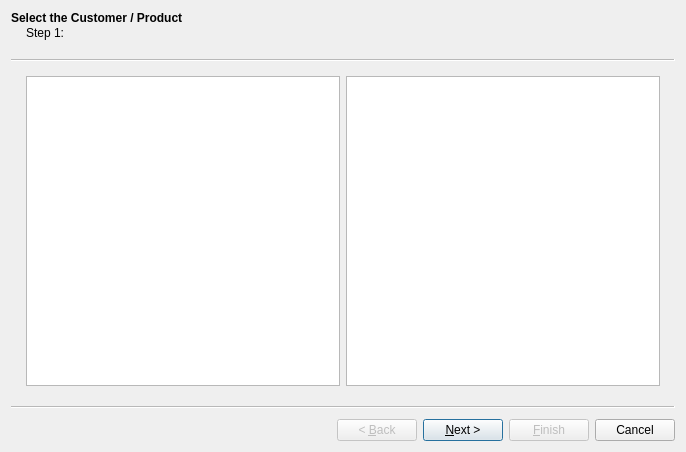
<?xml version="1.0" encoding="UTF-8"?>
<ui version="4.0">
 <class>NewArtworkWizard</class>
 <widget class="QWizard" name="NewArtworkWizard">
  <property name="geometry">
   <rect>
    <x>0</x>
    <y>0</y>
    <width>686</width>
    <height>452</height>
   </rect>
  </property>
  <property name="windowTitle">
   <string>New Artwork</string>
  </property>
  <property name="options">
   <set>QWizard::HaveFinishButtonOnEarlyPages</set>
  </property>
  <widget class="QWizardPage" name="wizardPage">
   <property name="title">
    <string>Select the Customer / Product</string>
   </property>
   <property name="subTitle">
    <string>Step 1:</string>
   </property>
   <layout class="QHBoxLayout" name="horizontalLayout">
    <item>
     <widget class="QSplitter" name="splitter">
      <property name="sizePolicy">
       <sizepolicy hsizetype="Expanding" vsizetype="Expanding">
        <horstretch>0</horstretch>
        <verstretch>1</verstretch>
       </sizepolicy>
      </property>
      <property name="orientation">
       <enum>Qt::Horizontal</enum>
      </property>
      <widget class="CustomQueryView" name="lstCustomers"/>
     </widget>
    </item>
    <item>
     <widget class="CustomQueryView" name="lstProducts"/>
    </item>
   </layout>
  </widget>
  <widget class="QWizardPage" name="wizardPage_2">
   <property name="title">
    <string>Artwork Details</string>
   </property>
   <property name="subTitle">
    <string>Enter the artwork dimensions and other details:</string>
   </property>
   <layout class="QGridLayout" name="gridLayout_3">
    <item row="4" column="0">
     <spacer name="verticalSpacer">
      <property name="orientation">
       <enum>Qt::Vertical</enum>
      </property>
      <property name="sizeHint" stdset="0">
       <size>
        <width>20</width>
        <height>114</height>
       </size>
      </property>
     </spacer>
    </item>
    <item row="1" column="0">
     <widget class="QGroupBox" name="groupBox">
      <property name="title">
       <string>Film Dimensions (Calculated)</string>
      </property>
      <layout class="QGridLayout" name="gridLayout">
       <item row="2" column="2">
        <widget class="QLabel" name="label_8">
         <property name="text">
          <string>Total Sq. Inches:</string>
         </property>
        </widget>
       </item>
       <item row="2" column="3">
        <widget class="QLineEdit" name="txtFilmTotalSqInch">
         <property name="enabled">
          <bool>false</bool>
         </property>
        </widget>
       </item>
       <item row="0" column="1">
        <widget class="QLineEdit" name="txtFilmLength">
         <property name="enabled">
          <bool>false</bool>
         </property>
        </widget>
       </item>
       <item row="0" column="0">
        <widget class="QLabel" name="label_5">
         <property name="text">
          <string>Length:</string>
         </property>
        </widget>
       </item>
       <item row="2" column="1">
        <widget class="QLineEdit" name="txtFilmSingleSqInch">
         <property name="enabled">
          <bool>false</bool>
         </property>
        </widget>
       </item>
       <item row="2" column="0">
        <widget class="QLabel" name="label_7">
         <property name="text">
          <string>Sq. Inches Per Film:</string>
         </property>
        </widget>
       </item>
       <item row="0" column="2">
        <widget class="QLabel" name="label_6">
         <property name="text">
          <string>Width:</string>
         </property>
        </widget>
       </item>
       <item row="0" column="3">
        <widget class="QLineEdit" name="txtFilmWidth">
         <property name="enabled">
          <bool>false</bool>
         </property>
        </widget>
       </item>
      </layout>
     </widget>
    </item>
    <item row="1" column="1">
     <widget class="QGroupBox" name="groupBox_2">
      <property name="title">
       <string>Film Dimensions (Entered)</string>
      </property>
      <layout class="QGridLayout" name="gridLayout_4">
       <item row="0" column="0">
        <widget class="QLabel" name="label_9">
         <property name="text">
          <string>Length:</string>
         </property>
        </widget>
       </item>
       <item row="0" column="2">
        <widget class="QLabel" name="label_10">
         <property name="text">
          <string>Width:</string>
         </property>
        </widget>
       </item>
       <item row="1" column="0">
        <widget class="QLabel" name="label_11">
         <property name="text">
          <string>Sq. Inches Per Film:</string>
         </property>
        </widget>
       </item>
       <item row="1" column="1">
        <widget class="QLineEdit" name="txtFilmSingleSqInchEntered">
         <property name="enabled">
          <bool>false</bool>
         </property>
        </widget>
       </item>
       <item row="1" column="3">
        <widget class="QLineEdit" name="txtFilmTotalSqInchEntered">
         <property name="enabled">
          <bool>false</bool>
         </property>
        </widget>
       </item>
       <item row="1" column="2">
        <widget class="QLabel" name="label_12">
         <property name="text">
          <string>Total Sq. Inches:</string>
         </property>
        </widget>
       </item>
       <item row="0" column="1">
        <widget class="QLineEdit" name="txtFilmLengthEntered">
         <property name="enabled">
          <bool>true</bool>
         </property>
        </widget>
       </item>
       <item row="0" column="3">
        <widget class="QLineEdit" name="txtFilmWidthEntered">
         <property name="enabled">
          <bool>true</bool>
         </property>
        </widget>
       </item>
      </layout>
     </widget>
    </item>
    <item row="0" column="0" colspan="2">
     <layout class="QGridLayout" name="gridLayout_2">
      <item row="0" column="0">
       <widget class="QLabel" name="label">
        <property name="text">
         <string>Size (mm):</string>
        </property>
       </widget>
      </item>
      <item row="0" column="1">
       <widget class="QLineEdit" name="txtArtworkSize"/>
      </item>
      <item row="1" column="0">
       <widget class="QLabel" name="label_2">
        <property name="text">
         <string>Number Of Colors:</string>
        </property>
       </widget>
      </item>
      <item row="1" column="1">
       <widget class="QSpinBox" name="spinNoOfColors"/>
      </item>
      <item row="2" column="0">
       <widget class="QLabel" name="label_3">
        <property name="text">
         <string>Detected Paper Size:</string>
        </property>
       </widget>
      </item>
      <item row="2" column="1">
       <widget class="QLineEdit" name="txtDetectedPaperSize">
        <property name="readOnly">
         <bool>true</bool>
        </property>
       </widget>
      </item>
      <item row="3" column="0">
       <widget class="QLabel" name="label_4">
        <property name="text">
         <string>User Paper Size:</string>
        </property>
       </widget>
      </item>
      <item row="3" column="1">
       <widget class="QComboBox" name="cboUserPaperSize">
        <item>
         <property name="text">
          <string>A4</string>
         </property>
        </item>
        <item>
         <property name="text">
          <string>A4 Extra</string>
         </property>
        </item>
        <item>
         <property name="text">
          <string>A3</string>
         </property>
        </item>
        <item>
         <property name="text">
          <string>A3 Extra</string>
         </property>
        </item>
        <item>
         <property name="text">
          <string>A2</string>
         </property>
        </item>
        <item>
         <property name="text">
          <string>A3 Extra</string>
         </property>
        </item>
        <item>
         <property name="text">
          <string>A1</string>
         </property>
        </item>
        <item>
         <property name="text">
          <string>A1 Extra</string>
         </property>
        </item>
        <item>
         <property name="text">
          <string>A0</string>
         </property>
        </item>
       </widget>
      </item>
     </layout>
    </item>
    <item row="3" column="0" colspan="2">
     <widget class="QCheckBox" name="chklChargeable">
      <property name="text">
       <string>Chargeable</string>
      </property>
     </widget>
    </item>
   </layout>
  </widget>
  <widget class="QWizardPage" name="wizardPage_3">
   <layout class="QVBoxLayout" name="verticalLayout_2">
    <item>
     <spacer name="verticalSpacer_2">
      <property name="orientation">
       <enum>Qt::Vertical</enum>
      </property>
      <property name="sizeHint" stdset="0">
       <size>
        <width>20</width>
        <height>142</height>
       </size>
      </property>
     </spacer>
    </item>
    <item>
     <layout class="QHBoxLayout" name="horizontalLayout_2">
      <item>
       <spacer name="horizontalSpacer">
        <property name="orientation">
         <enum>Qt::Horizontal</enum>
        </property>
        <property name="sizeHint" stdset="0">
         <size>
          <width>40</width>
          <height>20</height>
         </size>
        </property>
       </spacer>
      </item>
      <item>
       <widget class="QCommandLinkButton" name="cmdSave">
        <property name="text">
         <string>Save</string>
        </property>
        <property name="description">
         <string>Click here to save the artwork. Or click on Finish</string>
        </property>
       </widget>
      </item>
      <item>
       <spacer name="horizontalSpacer_2">
        <property name="orientation">
         <enum>Qt::Horizontal</enum>
        </property>
        <property name="sizeHint" stdset="0">
         <size>
          <width>40</width>
          <height>20</height>
         </size>
        </property>
       </spacer>
      </item>
     </layout>
    </item>
    <item>
     <spacer name="verticalSpacer_3">
      <property name="orientation">
       <enum>Qt::Vertical</enum>
      </property>
      <property name="sizeHint" stdset="0">
       <size>
        <width>20</width>
        <height>142</height>
       </size>
      </property>
     </spacer>
    </item>
   </layout>
  </widget>
 </widget>
 <customwidgets>
  <customwidget>
   <class>CustomQueryView</class>
   <extends>QTreeView</extends>
   <header>customqueryview.h</header>
  </customwidget>
 </customwidgets>
 <tabstops>
  <tabstop>txtArtworkSize</tabstop>
  <tabstop>spinNoOfColors</tabstop>
  <tabstop>txtDetectedPaperSize</tabstop>
  <tabstop>cboUserPaperSize</tabstop>
  <tabstop>txtFilmLength</tabstop>
  <tabstop>txtFilmWidth</tabstop>
  <tabstop>txtFilmSingleSqInch</tabstop>
  <tabstop>txtFilmTotalSqInch</tabstop>
  <tabstop>txtFilmLengthEntered</tabstop>
  <tabstop>txtFilmWidthEntered</tabstop>
  <tabstop>txtFilmSingleSqInchEntered</tabstop>
  <tabstop>txtFilmTotalSqInchEntered</tabstop>
  <tabstop>chklChargeable</tabstop>
  <tabstop>cmdSave</tabstop>
  <tabstop>lstProducts</tabstop>
  <tabstop>lstCustomers</tabstop>
 </tabstops>
 <resources/>
 <connections/>
</ui>
